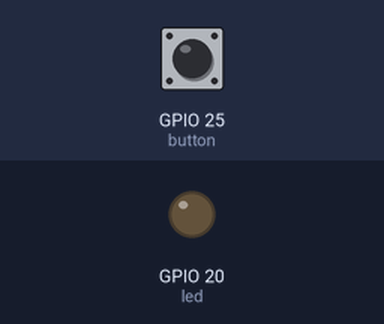
Simulated run of this program. Board: Raspberry Pi (BCM pin numbers). On the bench: output pins drawn as LEDs (lit = HIGH). The inputs (shaded band) are chosen by the test bench; at power-on: GPIO 25 (button) HIGH.

Above: at 1.2 s.
1.3 s: GPIO 25 (button) pulled LOW for 0.15 s
At 2.0 s:
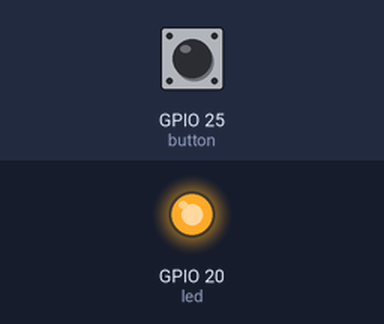
2.9 s: GPIO 25 (button) pulled LOW for 1 s
At 3.3 s:
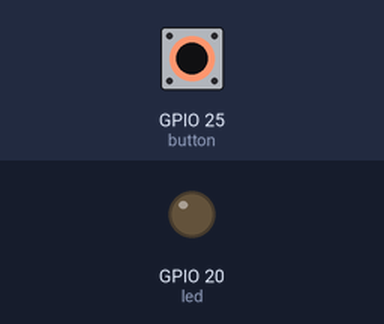
5.4 s: GPIO 25 (button) pulled LOW for 3.2 s
At 6.4 s:
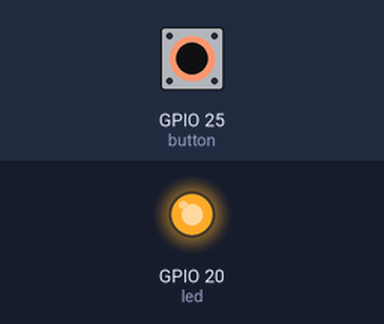
Timing chart, 0 to 8.4 s (numbered marks = the images above; inputs shaded):
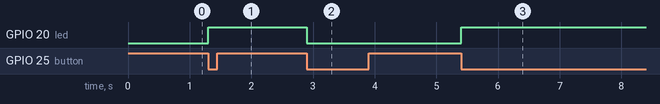

The program:

mission2.py
```python
#!/usr/bin/env python3
# 시스템 PATH에서 python3 인터프리터를 탐색하여 실행합니다.
# 다양한 플랫폼에서 호환성을 보장하기 위한 권장 방식입니다.

from gpiozero import Button, LED
# gpiozero는 Raspberry Pi 전용 고수준 GPIO 제어 라이브러리입니다.
# Button: 입력 핀(스위치) 제어용 클래스
# LED: 출력 핀(LED) 제어용 클래스

from signal import signal, SIGINT, SIGTERM
# signal 모듈은 시스템 종료, Ctrl+C 같은 시그널을 감지하여 사용자 정의 함수를 실행할 수 있도록 합니다.
# SIGINT: 키보드 인터럽트 (Ctrl+C), SIGTERM: 시스템 종료 요청 (예: kill 명령)

from time import sleep
# sleep 함수는 프로그램 실행을 지정된 시간(초)만큼 지연시킵니다.

import sys
# sys.exit()를 사용하여 프로그램을 명시적으로 종료합니다.

# ----------------------------------------------------------
# 1. GPIO 핀 번호 설정 (BCM 번호 기준)
# ----------------------------------------------------------
SWPIN = 25    # 스위치 입력 핀
LEDPIN = 20   # LED 출력 핀

# ----------------------------------------------------------
# 2. Button 및 LED 객체 생성
# ----------------------------------------------------------
try:
    button = Button(SWPIN, pull_up=True)
    led = LED(LEDPIN)
except Exception as e:
    print(f"[ERROR] GPIO initialization failed: {e}")
    sys.exit(1)

# ----------------------------------------------------------
# 3. 안전 종료 처리 함수 정의
# ----------------------------------------------------------
def cleanup(signum, frame):
    """
    프로그램 종료 시 LED를 소등하고 안전하게 종료합니다.
    회로 보호 및 GPIO 상태 초기화를 위해 필수입니다.
    """
    print("\nShutting down: Releasing GPIO resources...")
    led.off()
    sys.exit(0)

# ----------------------------------------------------------
# 4. 시그널 핸들러 등록 (Ctrl+C 또는 종료 요청 대응)
# ----------------------------------------------------------
signal(SIGINT, cleanup)
signal(SIGTERM, cleanup)

# ----------------------------------------------------------
# 5. 메인 루프: 버튼 상승 엣지 감지 시 LED 토글
# ----------------------------------------------------------
try:
    prev_state = button.is_pressed  # 이전 상태 저장

    while True:
        curr_state = button.is_pressed  # 현재 상태 읽기

        # 상승 엣지 검출: False → True
        if not prev_state and curr_state:
            led.toggle()

        prev_state = curr_state
        sleep(0.05)  # 디바운싱을 위한 지연 시간 (50ms)

except KeyboardInterrupt:
    cleanup(None, None)
```

Measured:
- after the input at 1.3 s, GPIO 20 (led): LOW → HIGH at once
- after the input at 2.9 s, GPIO 20 (led): HIGH → LOW at once
- after the input at 5.4 s, GPIO 20 (led): LOW → HIGH at once
